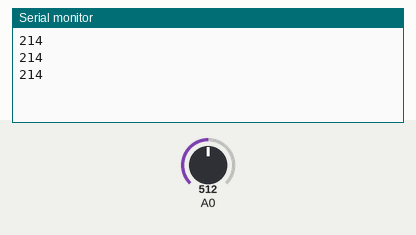
A sketch run on a simulated Arduino Uno, built with avr-gcc and run on an emulated ATmega328P. Parts: the last lines printed to the serial monitor. The inputs (shaded band) are chosen by the test bench; at power-on: A0 = 512.

Above: at 1.3 s.
1.4 s: A0 set to 716
At 1.9 s:
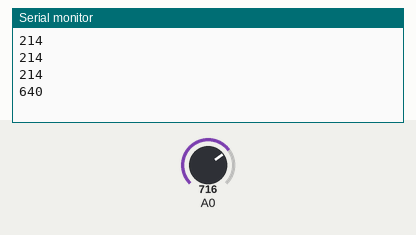
2.9 s: A0 set to 900
At 3.4 s:
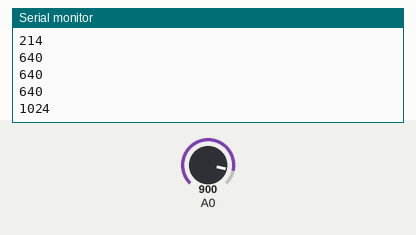
Timing chart, 0 to 5.9 s (numbered marks = the images above; inputs shaded):
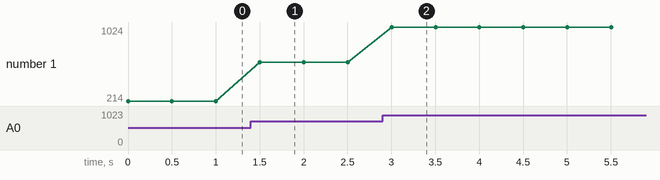

Measured:
- after the input at 1.4 s, the serial monitor: prints a new line after 0.10 s (image 1)
- after the input at 2.9 s, the serial monitor: prints a new line after 0.10 s (image 2)
- plotted number 1: 214 → 640 after the input at 1.4 s, 640 → 1024 after the input at 2.9 s

The sketch:

poteniometer-debug.ino
```cpp
void setup() {
  //** Digital means there is only two possible values:
  //      HIGH state -> 1
  //      LOW state -> 0
  //** Analog means the input/output can be any values between a minima and maxima:
  //      minima = 0; maxima = 1
  //      input could equal: 0.0, 0.35, 0.7, 0.99, 1.0

  // Digital: these in-between values are achieved by pulse-width-modulation (PWM)
  // PWM occurs when we turn the digial bit on/off very-very quickly
  //    so quick that the human eye cannot perceive this rapid change
  //    the resultant is the appearance that the digital input is somewhere betwen high/low
  //    this is be the supplied power is not on for the full time period 't'
  // the ~ PWM on the Uno board allows us to simulate an analog output via PWM

  // makes digital pin #7 an OUTPUT pin that can
  //  be toggled on/off via HIGH/LOW


 // pinMode(7, OUTPUT);
  Serial.begin(9600); // serial seup - 9600 baud
  // put your setup code here, to run once:

}

float getVoltage(int reading) {
  const float scaleF = 5.0/1023;
  return scaleF * reading;
}

void runPhotoResistor() {
  //float v = getVoltage(analogRead(A0));
  int v = analogRead(A0);
  int lux = 2.09 * v - 856.05;
  Serial.println(lux);  // print
  delay(500);
}

void loop() {
  runPhotoResistor();
  // digitalWrite(7, HIGH);
  // delay(1000);
  // digitalWrite(7, LOW);
}
```
